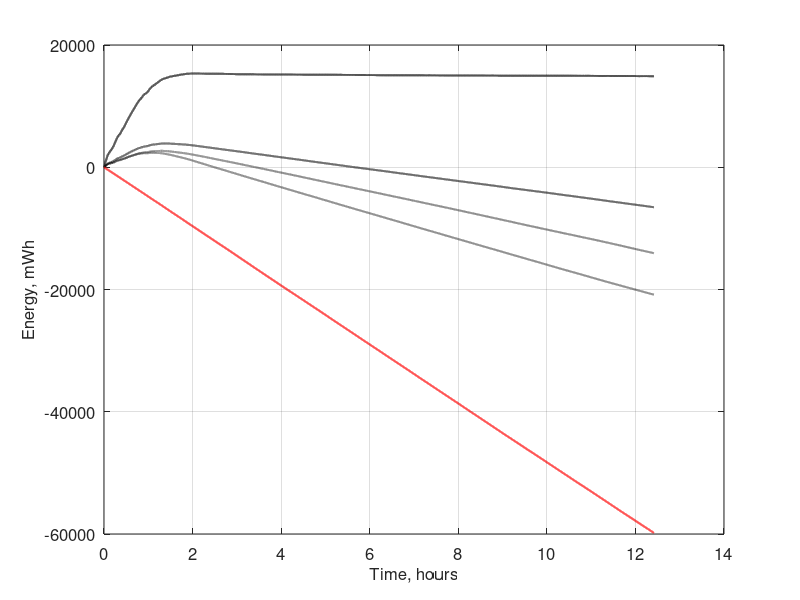

Reproduce this figure in MATLAB. (Note: this script raises an error after producing the figure.)
close all
clear all
clc

load('Data_logger_8_oct_2013.mat')

%% Plot of energy

% Find energy bias due to current in solar panel
Current_panel2_bias = (13036-14909)/10;

% Create white figure
figure1 = figure('Color',[1 1 1]);

% Make correction to bias in solar panel
Real_Energy_panel2_mWs = 0;
Real_Energy_panel2_mWh = 0;
for i= 1:length(Voltage_panel_mV)
    Real_Energy_panel2_mWs(i) = (Voltage_panel_mV(i)*Current_panel2_mA(i)/1000 - Current_panel2_bias)*Time_increment_ms(i)/1000 + Real_Energy_panel2_mWs(end);
    Real_Energy_panel2_mWh(i) = Real_Energy_panel2_mWs(i)/3600;
end

% Plot energy in check points
plot(Cumulated_time_ms/1000/3600,Real_Energy_panel2_mWh,'-k','Linewidth',1.5)
hold on
grid on
plot(Cumulated_time_ms/1000/3600,Energy_pack1_mWh,'--k','Linewidth',1.5)
plot(Cumulated_time_ms/1000/3600,Energy_pack2_mWh,'-.k','Linewidth',1.5)
plot(Cumulated_time_ms/1000/3600,Energy_pack3_mWh,':k','Linewidth',1.5)
plot(Cumulated_time_ms/1000/3600,Energy_load_mWh,'-r','Linewidth',1.5)
% plot(Cumulated_time_ms/1000/3600,Energy_pack1_mWh + Energy_pack2_mWh + Energy_pack3_mWh - Energy_load_mWh - Energy_panel2_mWh,'--c')
% plot(Cumulated_time_ms/1000/3600,Energy_pack1_mWh + Energy_pack2_mWh + Energy_pack3_mWh - Energy_load_mWh,'-k')


set(gca,'FontSize',12)
xlabel('Time, hours','FontSize',12)
ylabel('Energy, mWh','FontSize',12)
% title('Electrical Energy Management System TaLEUAS')


%Add legends
leg = legend('Solar panel','Pack 1','Pack 2','Pack 3','Load',0);
set(leg,'FontSize',12)
legend('boxoff')
